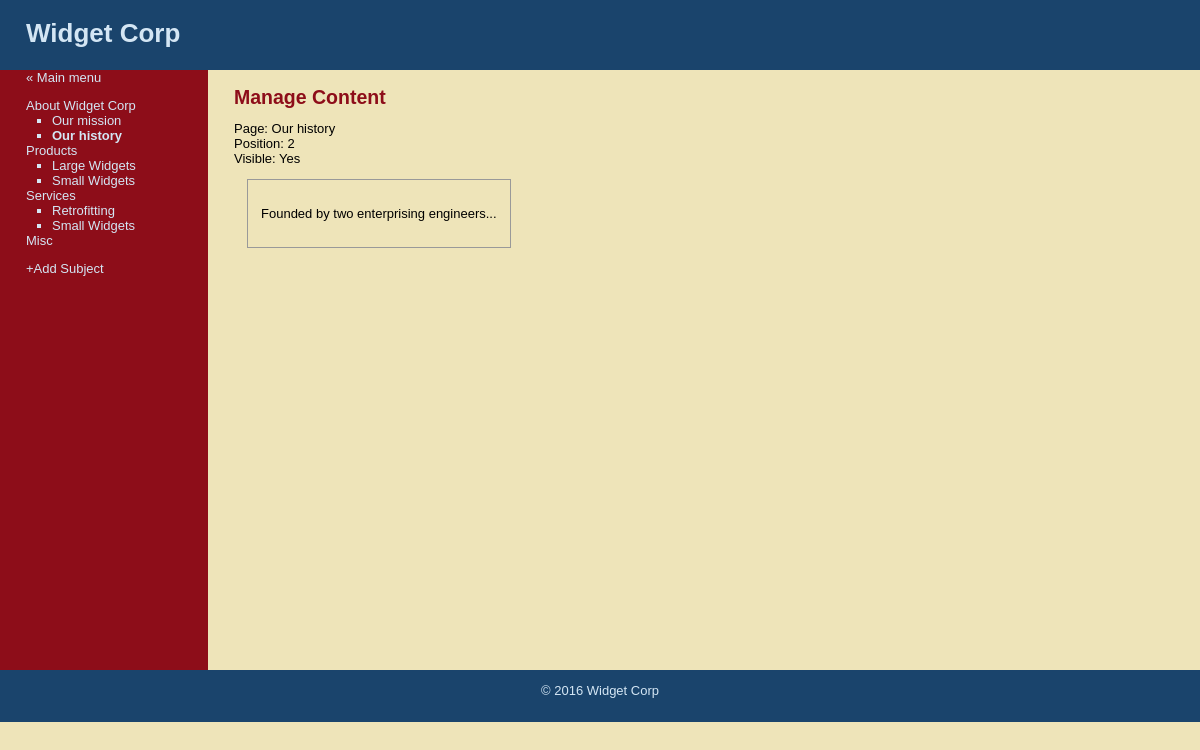
The page /05_project_adding_pages_and_crud/public/manage_content.php?page=2 on the database its author committed.
### tables this page shows
CREATE TABLE subjects (
	id INT(11) NOT NULL AUTO_INCREMENT,
	menu_name VARCHAR(30) NOT NULL,
	position INT(3) NOT NULL,
	visible TINYINT(1) NOT NULL DEFAULT TRUE,
	PRIMARY KEY(id)
);

CREATE TABLE pages(
	id INT(11) NOT NULL AUTO_INCREMENT,
	subject_id INT(11) NOT NULL,
	menu_name VARCHAR(30) NOT NULL,
	position INT(3) NOT NULL,
	visible TINYINT(1) NOT NULL,
	content TEXT,
	PRIMARY KEY (id),
	INDEX (subject_id),
	creation_date DATETIME NOT NULL DEFAULT NOW(),
	modification_date DATETIME NOT NULL DEFAULT NOW()
);

### 05_project_adding_pages_and_crud/includes/functions/functions.php (called while the page is built, shortened)
<?php
function find_all_subjects() {
	global $connection;
	$subject_query = 'SELECT * FROM subjects ';
	$subject_query .= 'ORDER BY position ASC';
	$subjects_result_set = mysqli_query($connection, $subject_query);
	return $subjects_result_set;
}
function find_pages_by_subject_id($subject_id) {
	global $connection;
	$safe_subject_id = mysqli_real_escape_string($connection, $subject_id);
	$pages_query = 'SELECT * FROM pages ';
	$pages_query .= 'WHERE subject_id = ' . $safe_subject_id;
	$pages_result_set = mysqli_query($connection, $pages_query);
	return $pages_result_set;
}
function find_page_by_id($page_id) {
	global $connection;
	$safe_page_id = mysqli_real_escape_string($connection, $page_id);
	$page_query = 'SELECT * FROM pages ';
	$page_query .= 'WHERE id = ' . $safe_page_id;
	$page_query .= ' LIMIT 1';
	$pages_result_set = mysqli_query($connection, $page_query);
	$page = mysqli_fetch_assoc($pages_result_set);
	return $page ? $page : null;
}
function find_selected_page() {
	$current_subject = isset($_GET['subject']) ? find_subject_by_id($_GET['subject']) : null;
	$current_page = isset($_GET['page']) ? find_page_by_id($_GET['page']) : null;
}

### 05_project_adding_pages_and_crud/public/manage_content.php (the view, shortened to what this page needs)
<?php require_once '../includes/functions/functions.php' ?>
<?php include '../includes/layouts/header.inc.php' ?>
<?php  find_selected_page() ?>
<div id="main">
	<div id="navigation">
		<a href="admin.php">&laquo; Main menu</a>
		<?php include '../includes/layouts/snippets/navigation.php' ?>
		<a href="new_subject.php">+Add Subject</a>
	</div>
	<div id="page">
		<h2>Manage Content</h2>
		<p>
			<?php if($current_subject) : ?>
				<ul class="data">
					<li>Subject: <?= htmlentities($current_subject['menu_name']); ?></li>
					<li>Position: <?= $current_subject['position']; ?></li>
					<li>Visible: <?= $current_subject['visible'] == 1 ? 'Yes' : 'No'; ?></li>
				</ul>
				<a href="edit_subject.php?subject=<?= urlencode($current_subject['id']) ?>">Edit Subject</a>
				<hr style="margin-top: 30px;">
				<h2>Pages in this subject</h2>
				<ul class="pages">
					<?php $pages_result_set = find_pages_by_subject_id($current_subject['id']); ?>
					<?php while($page = mysqli_fetch_assoc($pages_result_set)) : ?>
					<li>
						<a href="manage_content.php?page=<?= urlencode($page['id']) ?>">
							<?= htmlentities($page['menu_name']) ?>
						</a>
					</li>
					<?php endwhile; ?>
				</ul>
				<?php mysqli_free_result($pages_result_set) ?>
				<div>
					<a href="new_page.php?subject_id=<?= urlencode($current_subject['id']) ?>">+Add a new page to this subject</a>
				</div>
			<?php elseif($current_page) : ?>
				<ul class="data">
					<li>Page: <?= htmlentities($current_page['menu_name']); ?></li>
					<li>Position: <?= $current_page['position']; ?></li>
					<li>Visible: <?= $current_page['visible'] == 1 ? 'Yes' : 'No'; ?></li>
				</ul>
				<div class="view-content">
					<p><?= $current_page['content'] ?></p>
				</div>
			<?php else : ?>
				Please select a subject or a page!
			<?php endif; ?>
		</p>
	</div>
</div>
<?php include '../includes/layouts/footer.inc.php' ?>

### 05_project_adding_pages_and_crud/includes/layouts/snippets/navigation.php (shortened to what this page needs)
<?php $subjects_result_set  = find_all_subjects() ?>
<ul class="subjects">
	<?php while($subject = mysqli_fetch_assoc($subjects_result_set)) : ?>
	<li <?php if($current_subject && $subject['id'] == $current_subject['id']) echo "class=\"selected\"" ?>>
		<a href="manage_content.php?subject=<?= urlencode($subject['id']) ?>">
			<?= htmlentities($subject['menu_name']) ?>
		</a>
		<?php $pages_result_set = find_pages_by_subject_id($subject['id']); ?>
		<ul class="pages">
			<?php while($page = mysqli_fetch_assoc($pages_result_set)) : ?>
			<li <?php if($current_page && $page['id'] == $current_page['id']) echo "class=\"selected\"" ?>>
				<a href="manage_content.php?page=<?= urlencode($page['id']) ?>">
					<?= htmlentities($page['menu_name']) ?>
				</a>
			</li>
			<?php endwhile; ?>
		</ul>
	</li>
	<?php endwhile; ?>
</ul>

### 05_project_adding_pages_and_crud/public/css/public.css (style rules this page uses)
html { width: 100%; height: 100%; }
body { width: 100%; height: 100%; margin: 0; padding: 0; border: 0; font-family: Verdana, Arial, Helvetica, sans-serif; font-size: 13px; line-height: 15px; background: #EEE4B9; }
a { color: #8D0D19; }
#main { height: 600px; width: 100%; margin: 0; padding: 0; background: #EEE4B9; }
#navigation { float: left; width: 156px; height: 100%; margin: 0; padding: 0 2em; color: #D4E6F4; background: #8D0D19; }
#navigation a { color: #D4E6F4; text-decoration: none; }
ul.subjects, ul.data { margin: 1em 0px; padding-left: 0; list-style: none; }
ul.pages { padding-left: 2em; list-style: square; font-weight: normal; }
.selected { font-weight: bold; }
#page { float: left; height: 100px; padding-left: 2em; vertical-align: top; background: #EEE4B9 }
#page h2 { color: #8D0D19; margin-top: 1em; }
.view-content { margin: 1em; padding: 1em; border: 1px solid #999; }

### rows shown on the page
subjects: menu_name "About Widget Corp"
pages: menu_name "Our mission"
pages: menu_name "Our history", position "2", content "Founded by two enterprising engineers..."
subjects: menu_name "Products"
pages: menu_name "Large Widgets"
pages: menu_name "Small Widgets"
subjects: menu_name "Services"
pages: menu_name "Retrofitting"
pages: menu_name "Small Widgets"
subjects: menu_name "Misc"
